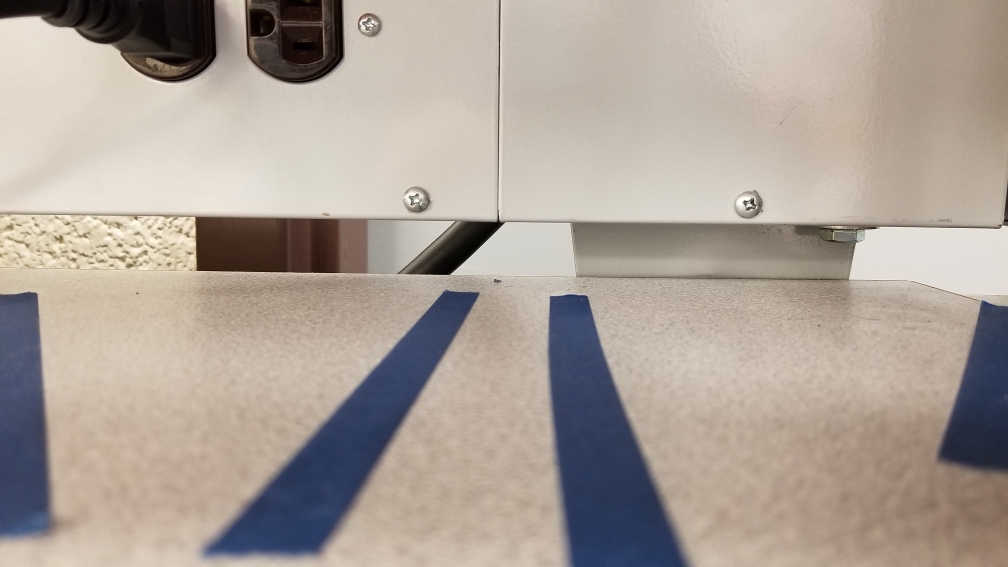
#> input picture LaneDetectionSandbox/20191017_113252.jpg, 4032 x 2268 px (shown at 1/4 size)
$ python -i LaneFollower.py   (imports and definitions only)
#> lines starting #> are read from the running program, lines starting #| are printed output that depends on the picture; after the words box and inside, x2 and y2 are one past the last pixel; in counts of white or black regions, pixels touching at a corner belong together
#> further down, picture is the input picture: shape (2268, 4032, 3); mean B, G, R 152.6, 161.7, 172.5
# Top Level organization for navigation of autonomous car
# Takes in an image and identifies the proper power and angle
# IN TESTING - 10 Oct 2019!


# Make a LaneFollower() class
# Wrap lane follower in a try block

import numpy as np
from matplotlib import pyplot as plt
import cv2
import math
# from CarControl import CarControl


class LaneFollower:

    def __init__(self):
        # Hashtag-Define's
        self.leftColorMin = np.asarray([90, 245, 180])        # Yellow - Determined by plotting imgHSV and hovering over the colors
        self.leftColorMax = np.asarray([100, 255, 210])       # Yellow
        self.rightColorMin = np.asarray([5, 15, 170])         # White
        self.rightColorMax = np.asarray([20, 40, 230])        # White
        self.runNavigation = True

        self.croppedHeightRatio = (1.0/2.0)
        self.minSlope = 0.4
        self.carCenter = 772     # X value of center of the car, as camera is offcenter


    # [20 lines of commented-out code are left out]

    # [118 lines left out: functions calculateAngle, regionOfInterest, findIntersection, updateController, not called in this run]

    def runLaneDetection(self, frame):

        #car = CarControl()
        #car.drive(0.7)

        while (self.runNavigation):
            # Get image
            #car.update_sensors()
            #time, rawImg = car.sensor.get_rgb_data()
            rawImg = frame

            imgHeight = rawImg.shape[0]
            imgWidth = rawImg.shape[1]

            # Clean image. May not actually do anything
            kernel = np.ones((5,5), np.uint8)       # Not exactly sure how to pick values for this, this was just a recommendation I found...
            cleanImg = cv2.morphologyEx(rawImg, cv2.MORPH_OPEN, kernel)
            cleanImg = cv2.cvtColor(cleanImg, cv2.COLOR_BGR2RGB)

            imgHSV = cv2.cvtColor(rawImg, cv2.COLOR_BGR2HSV) # Convert to HSV

            leftLineImg = cv2.inRange(imgHSV, self.leftColorMin, self.leftColorMax)

            rightLineImg = cv2.inRange(imgHSV, self.rightColorMin, self.rightColorMax)

                # Canny
            leftCannyed = cv2.Canny(leftLineImg, 100, 200)          # Lower and upper thresholds chosen somewhat arbitrarily
            rightCannyed = cv2.Canny(rightLineImg, 100, 200)

            # [rightProcessed, leftProcessed] = processImage(frame)
            [angle, finalImg] = updateController(rightCannyed, leftCannyed)

            if angle > 30:
                angle = 29
            elif angle < -30:
                angle = -29

            #car.steer(angle)

            print(angle)
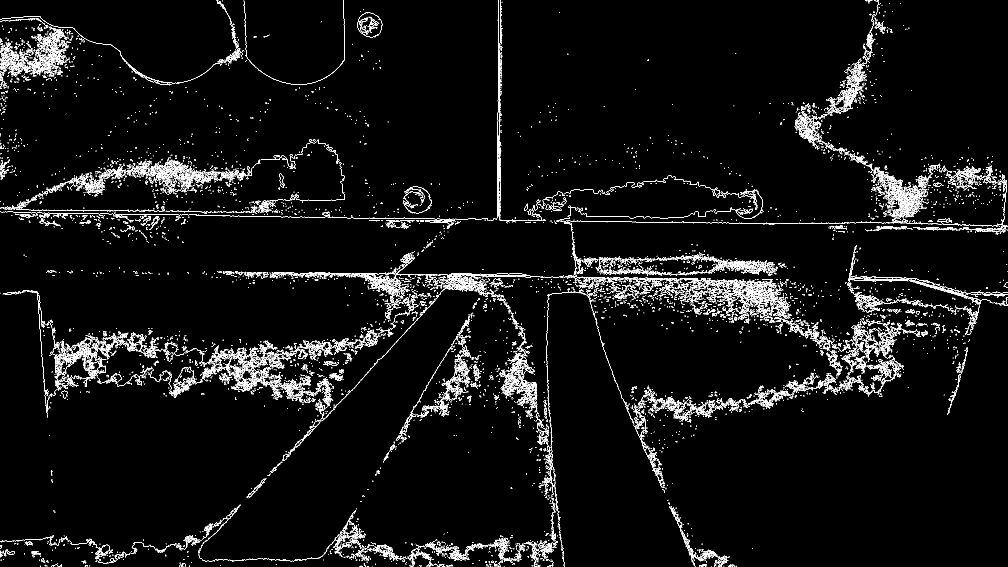
#> rightCannyed: shape (2268, 4032) (shown at 1/4 size); 2.4% white in thin lines or dots
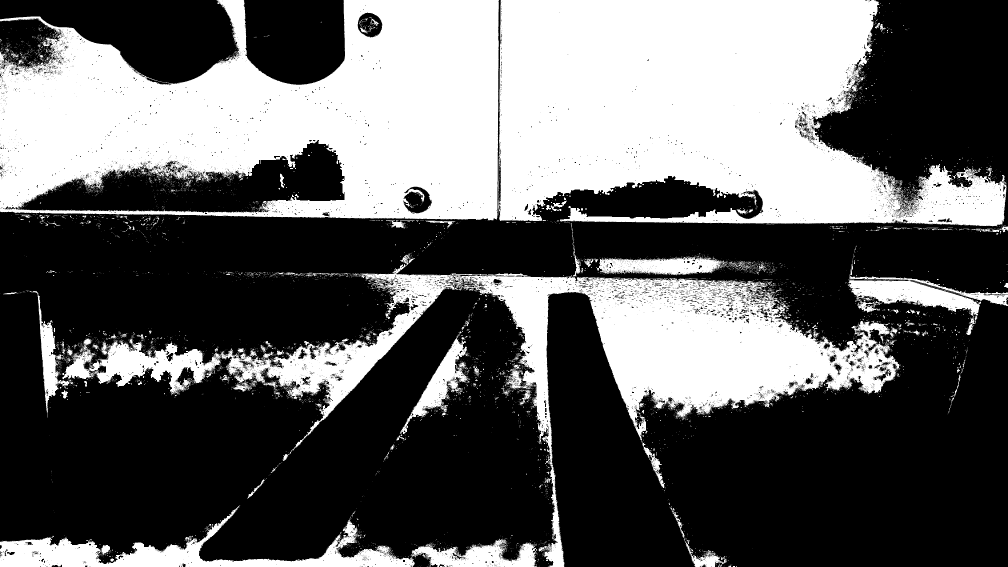
#> rightLineImg: shape (2268, 4032) (shown at 1/4 size); 37.7% white; 10111 white regions (9570 under 20 px), largest, box (x1, y1, x2, y2) and area: (1993, 0, 4027, 905) 1255737, (0, 0, 1996, 882) 1164516, (248, 1018, 3601, 2268) 698973

            # plt.imshow(finalImg)
            # plt.show()

>>> import cv2
>>> picture = cv2.imread('20191017_113252.jpg')
#> (the run stopped early here; a loop or call above may not have finished)
